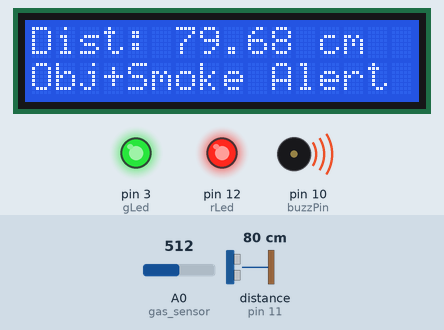
The sketch below on a simulated Arduino Uno, built with avr-gcc and run on an emulated ATmega328P. Shown: 16×2 character LCD, output pins drawn as LEDs (lit = HIGH), buzzer (waves = sounding, pin HIGH). Wiring (inferred from the names in the program): ultrasonic range finder: trigger pin 13; echo pin 11. Dashed ring = blinking. The inputs (shaded band) are chosen by the test bench; at power-on: distance to the obstacle (sensor on pin 11) 80 cm, A0 (gas_sensor) = 512. The echo pulse lasts 58.3 µs per cm; pins used as bus, display or sensor lines are not drawn.

Above: at 2.2 s.
2.3 s: distance to the obstacle (sensor on pin 11) set to 12 cm
At 3.9 s:
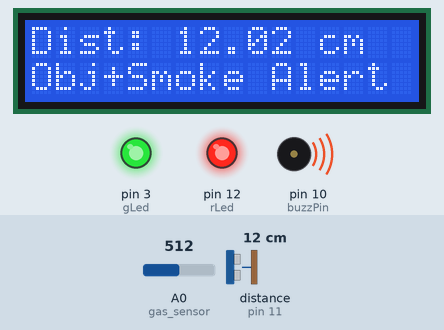
6.5 s: distance to the obstacle (sensor on pin 11) set to 9 cm
At 8.3 s:
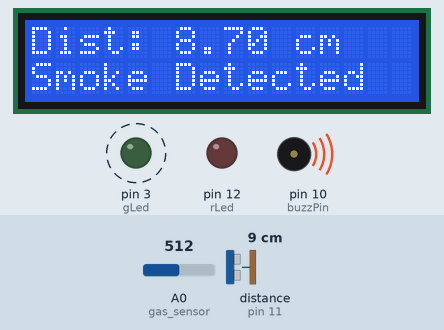
12.5 s: A0 (gas_sensor) set to 212
16.1 s: A0 (gas_sensor) set to 184
At 17.4 s:
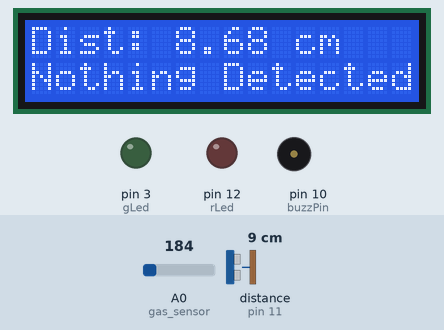
20.6 s: distance to the obstacle (sensor on pin 11) set to 18 cm
At 22.7 s:
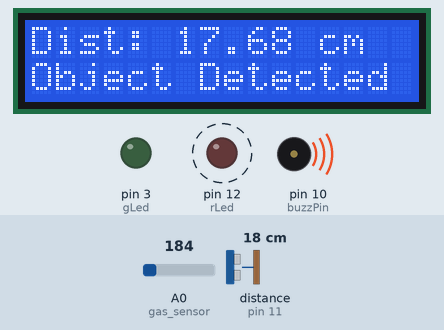
25.4 s: A0 (gas_sensor) set to 210
At 26.7 s:
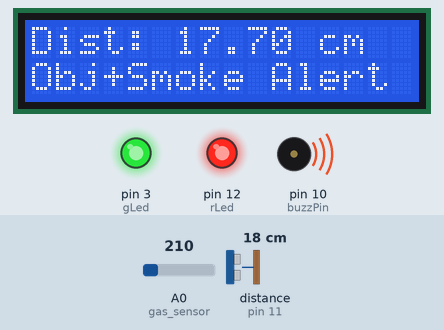
Timing chart, 0 to 28.4 s (numbered marks = the images above; inputs shaded):
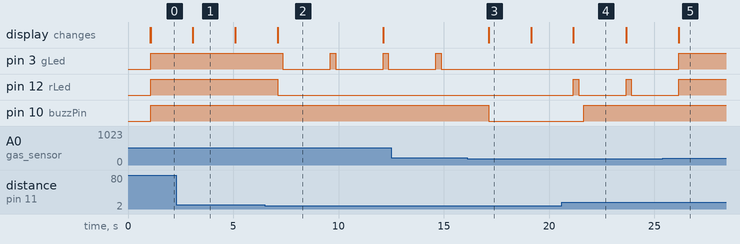

Measured:
- the behaviour switches between 11 and 10 cm on distance to the obstacle (sensor on pin 11) (found by bisection; images 1 and 2)
- the behaviour switches between 201 and 200 on A0 (gas_sensor) (found by bisection; images 2 and 3)
- after the input at 2.3 s, the display: changes after 0.79 s (image 1)
- after the input at 6.5 s, pin 3 (gLed): alternates HIGH for 0.25 s and LOW for 2.3 s, starting after 0.85 s; pin 12 (rLed): HIGH → LOW after 0.60 s; the display: changes after 0.60 s (image 2)
- after the input at 16.1 s, pin 3 (gLed): stops changing and stays LOW; pin 10 (buzzPin): HIGH → LOW after 1.0 s; the display: changes after 1.0 s (image 3)
- after the input at 20.6 s, pin 12 (rLed): alternates HIGH for 0.25 s and LOW for 2.3 s, starting after 0.55 s; pin 10 (buzzPin): LOW → HIGH after 1.0 s; the display: changes after 0.55 s (image 4)
- after the input at 25.4 s, pin 3 (gLed): LOW → HIGH after 0.77 s; pin 12 (rLed): goes on until 26.2 s, then stays HIGH; the display: changes after 0.77 s (image 5)

The sketch:

obj_gas_detectorcode.ino
```cpp
#include <LiquidCrystal.h>

const int trigPin = 13;
const int echoPin = 11;
const int buzzPin = 10;
const int rLed = 12;
const int gLed = 3;
const int gas_sensor = A0;

int sthreshold = 200;

LiquidCrystal lcd(9, 8, 7, 6, 5, 4);

void setup() {
  pinMode(trigPin, OUTPUT);
  pinMode(echoPin, INPUT);
  pinMode(rLed, OUTPUT);
  pinMode(gLed, OUTPUT);
  pinMode(buzzPin, OUTPUT);
  pinMode(gas_sensor, INPUT);

  lcd.begin(16, 2);
  lcd.print("Starting...");
  delay(1000);
  lcd.clear();
}

void loop() {
  digitalWrite(trigPin, LOW);
  delayMicroseconds(2);
  digitalWrite(trigPin, HIGH);
  delayMicroseconds(10);
  digitalWrite(trigPin, LOW);

  long duration = pulseIn(echoPin, HIGH);
  float distance = (duration * 0.0343) / 2;
  int analogsensor = analogRead(gas_sensor);

  bool objectDetected = (distance > 10 && distance < 150);
  bool smokeDetected = (analogsensor > sthreshold);

  lcd.clear();
  lcd.setCursor(0, 0);
  lcd.print("Dist: ");
  lcd.print(distance);
  lcd.print(" cm");
  lcd.setCursor(0, 1);
  if (objectDetected && smokeDetected) {
    lcd.print("Obj+Smoke Alert");
    digitalWrite(rLed, HIGH);
    digitalWrite(gLed, HIGH);
    digitalWrite(buzzPin, HIGH);
  }
  else if (objectDetected) {
    lcd.print("Object Detected ");
    digitalWrite(rLed, HIGH);
    delay(250);
    digitalWrite(rLed, LOW);
    delay(250);
    digitalWrite(gLed, LOW);
    digitalWrite(buzzPin, HIGH);
  }
  else if (smokeDetected) {
    lcd.print("Smoke Detected  ");
    digitalWrite(rLed, LOW);
    digitalWrite(gLed, HIGH);
    delay(250);
    digitalWrite(gLed, LOW);
    delay(250);
    digitalWrite(buzzPin, HIGH);
  }
  else {
    lcd.print("Nothing Detected");
    digitalWrite(rLed, LOW);
    digitalWrite(gLed, LOW);
    digitalWrite(buzzPin, LOW);
  }

  delay(2000);
}
```
